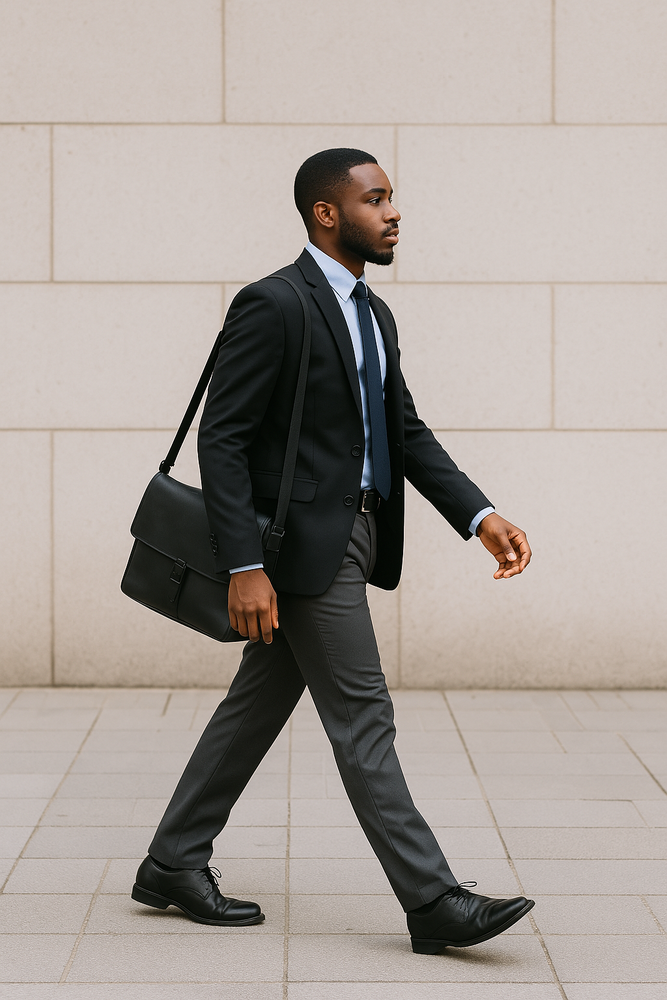
#> input picture cap1/w3.png, 667 x 1000 px, shrunk from 1024 x 1536 before the run
$ jupyter execute ex7.ipynb
#> lines starting #> are read from the running program, lines starting #| are printed output that depends on the picture
[cell 1]
import cv2
import matplotlib.pyplot as plt

[cell 2]
img = cv2.imread('w3.png')  # OpenCV carrega em BGR
#> img is the input picture: shape (1000, 667, 3); mean B, G, R 152.6, 158.6, 166.9
img_rgb = cv2.cvtColor(img, cv2.COLOR_BGR2RGB)  # Converter para RGB (Matplotlib)
plt.imshow(img_rgb)
plt.title('Original (RGB)')

### Conversões para Outros Espaços de Cor

#### BGR → Grayscale (Escala de Cinza)

[cell 3]
img_gray = cv2.cvtColor(img, cv2.COLOR_BGR2GRAY)
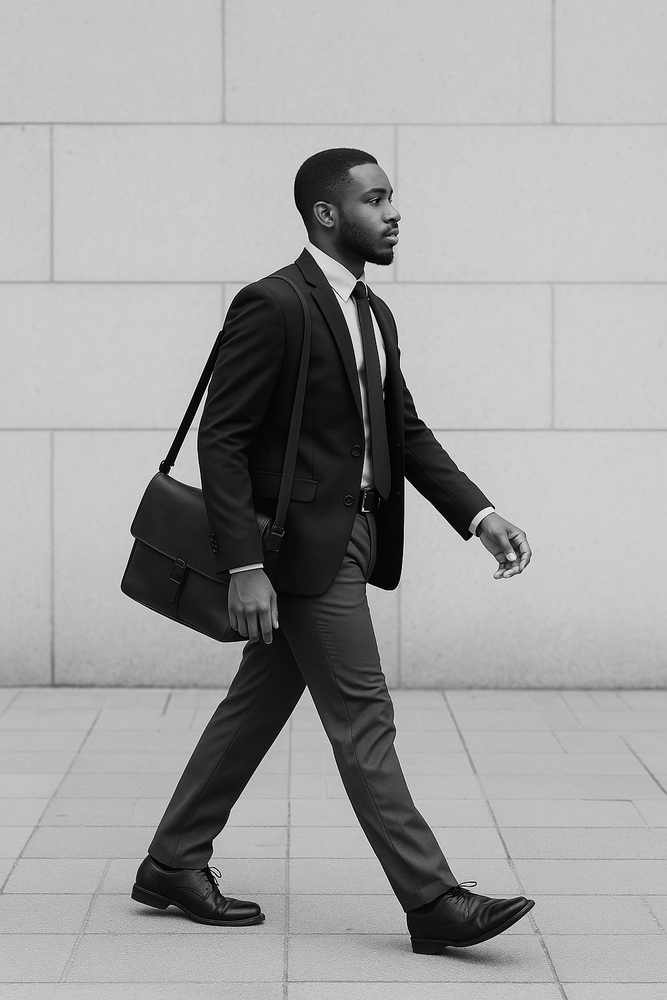
#> img_gray: shape (1000, 667); min 0, max 255, mean 160.4
plt.figure(figsize=(12, 6))
plt.subplot(1, 2, 1), plt.imshow(img_rgb), plt.title('Original (RGB)'), plt.axis('off')
plt.subplot(1, 2, 2), plt.imshow(img_gray, cmap='gray'), plt.title('Grayscale'), plt.axis('off')
plt.tight_layout(), plt.show()
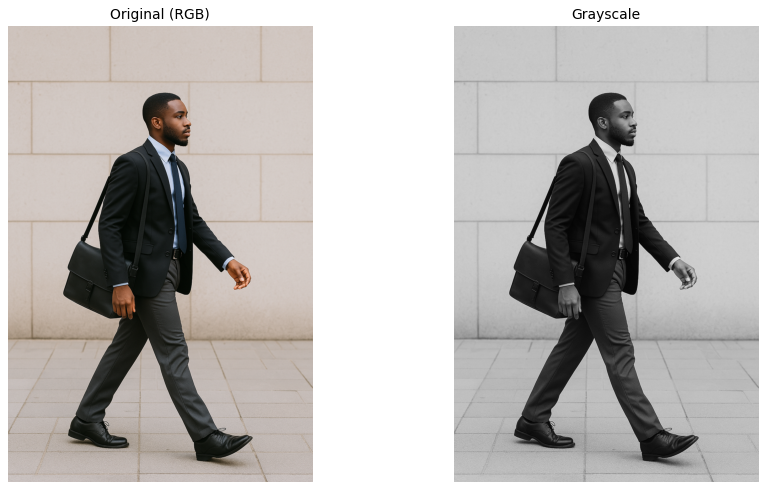
#> figure drawn by matplotlib, 2 panels

#### BGR → HSV (Matiz, Saturação, Valor)

[cell 4]
img_hsv = cv2.cvtColor(img, cv2.COLOR_BGR2HSV)
#> img_hsv: shape (1000, 667, 3); mean H, S, V 21.6, 30.6, 167.8
plt.figure(figsize=(12, 6))
plt.subplot(1, 2, 1), plt.imshow(img_rgb), plt.title('Original (RGB)'), plt.axis('off')
plt.subplot(1, 2, 2), plt.imshow(img_hsv), plt.title('HSV'), plt.axis('off')
plt.tight_layout(), plt.show()
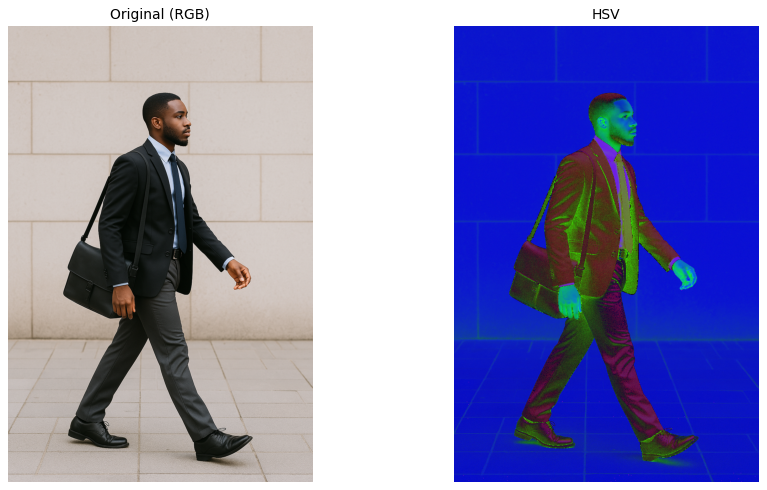
#> figure drawn by matplotlib, 2 panels

#### BGR → LAB (Luminância, Canais A/B)

[cell 5]
img_lab = cv2.cvtColor(img, cv2.COLOR_BGR2LAB)
#> img_lab: shape (1000, 667, 3); mean of channels 0, 1, 2 164.9, 129.9, 132.2
plt.figure(figsize=(12, 6))
plt.subplot(1, 2, 1), plt.imshow(img_rgb), plt.title('Original (RGB)'), plt.axis('off')
plt.subplot(1, 2, 2), plt.imshow(img_lab), plt.title('LAB'), plt.axis('off')
plt.tight_layout(), plt.show()
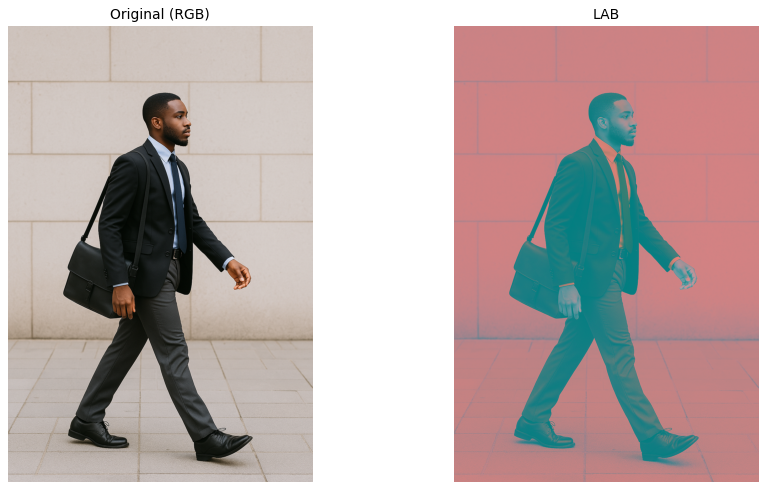
#> figure drawn by matplotlib, 2 panels

#### Visualização de Todos os Espaços de Cores

[cell 6]
plt.figure(figsize=(16, 4))
plt.subplot(1, 4, 1), plt.imshow(img_rgb), plt.title('RGB'), plt.axis('off')
plt.subplot(1, 4, 2), plt.imshow(img_gray, cmap='gray'), plt.title('Grayscale'), plt.axis('off')
plt.subplot(1, 4, 3), plt.imshow(img_hsv), plt.title('HSV'), plt.axis('off')
plt.subplot(1, 4, 4), plt.imshow(img_lab), plt.title('LAB'), plt.axis('off')
plt.tight_layout(), plt.show()

#### Para visualizar canais separados (ex: H, S, V):

[cell 7]
h, s, v = cv2.split(img_hsv)
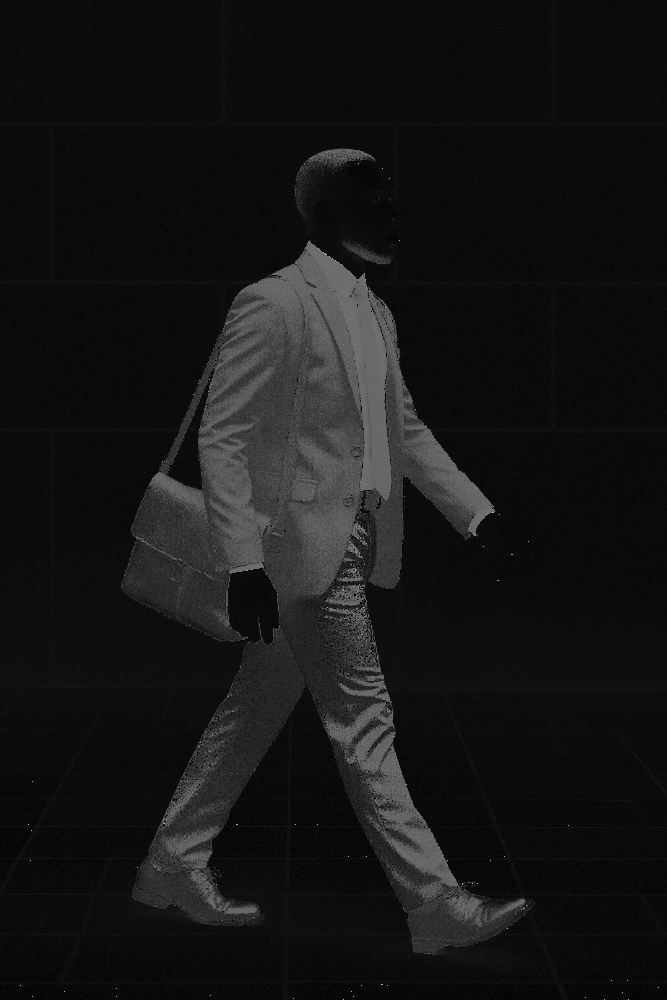
#> h: shape (1000, 667); min 0, max 179, mean 21.6
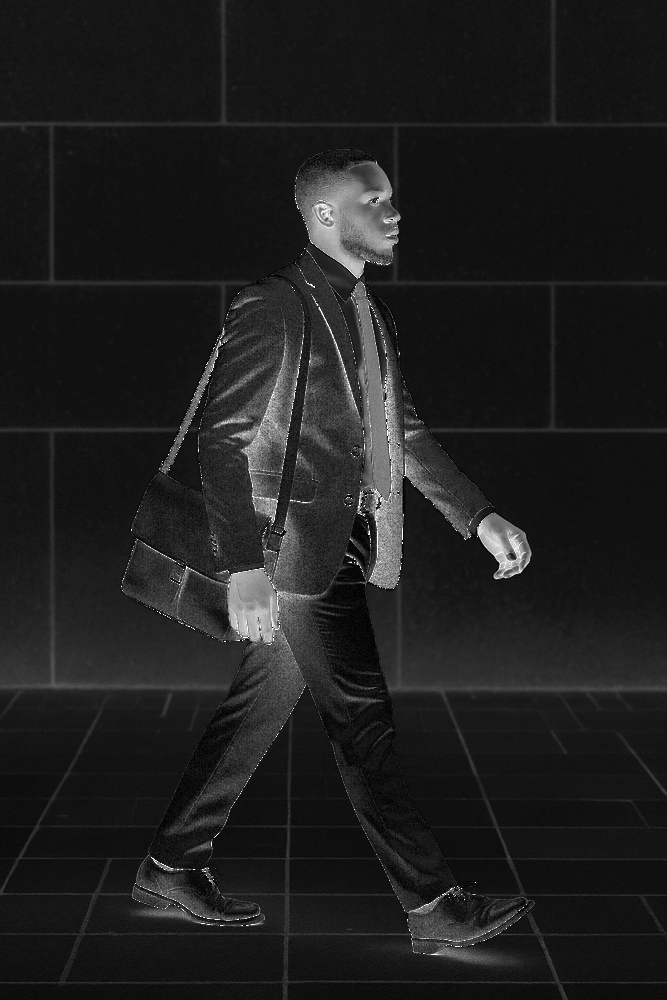
#> s: shape (1000, 667); min 0, max 255, mean 30.6
plt.imshow(h, cmap='gray'), plt.title('Canal H (Matiz)'), plt.axis('off'), plt.show()

$ run again, with cap1/w1.png copied over cap1/w3.png
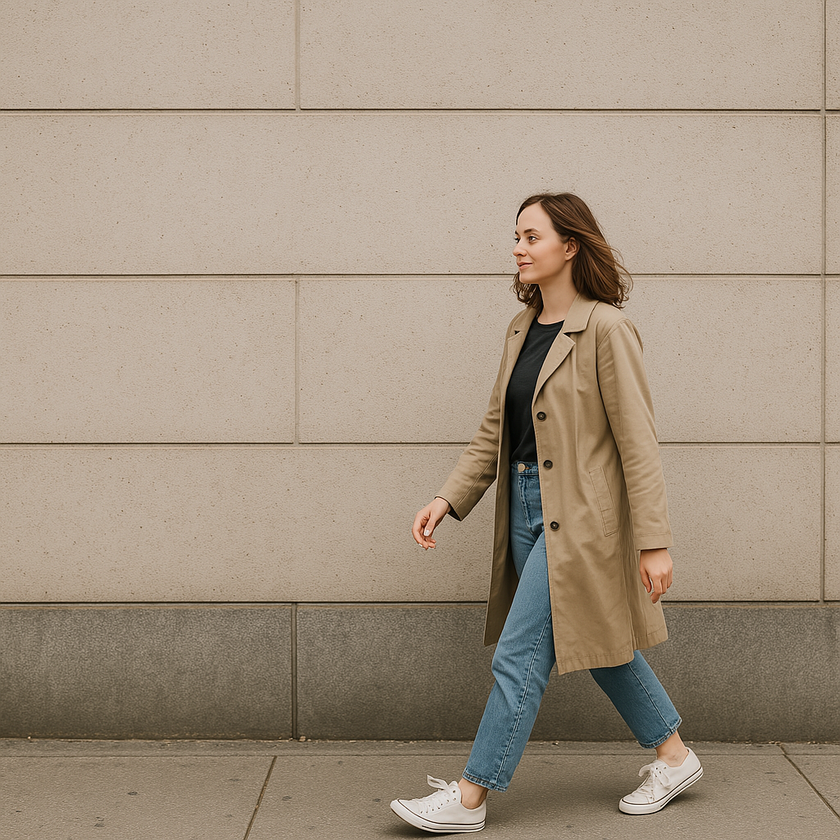
#> input picture cap1/w1.png, 840 x 840 px, shrunk from 1024 x 1024 before the run
#> img is the input picture: shape (840, 840, 3); mean B, G, R 130, 147.8, 163.2
#> img_hsv: shape (840, 840, 3); mean H, S, V 18.2, 58.7, 164
#> img_lab: shape (840, 840, 3); mean of channels 0, 1, 2 157.6, 130.9, 139.6
#> `h, s, v = cv2.split(img_hsv)`:
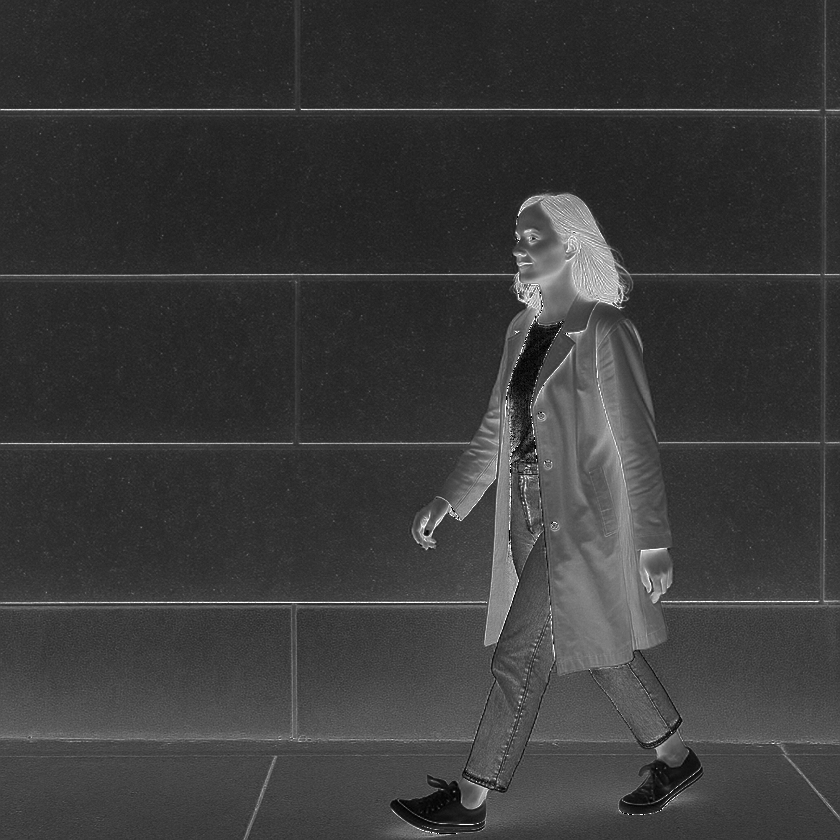
#> s: shape (840, 840); min 0, max 255, mean 58.7
#> `h, s, v = cv2.split(img_hsv)`:
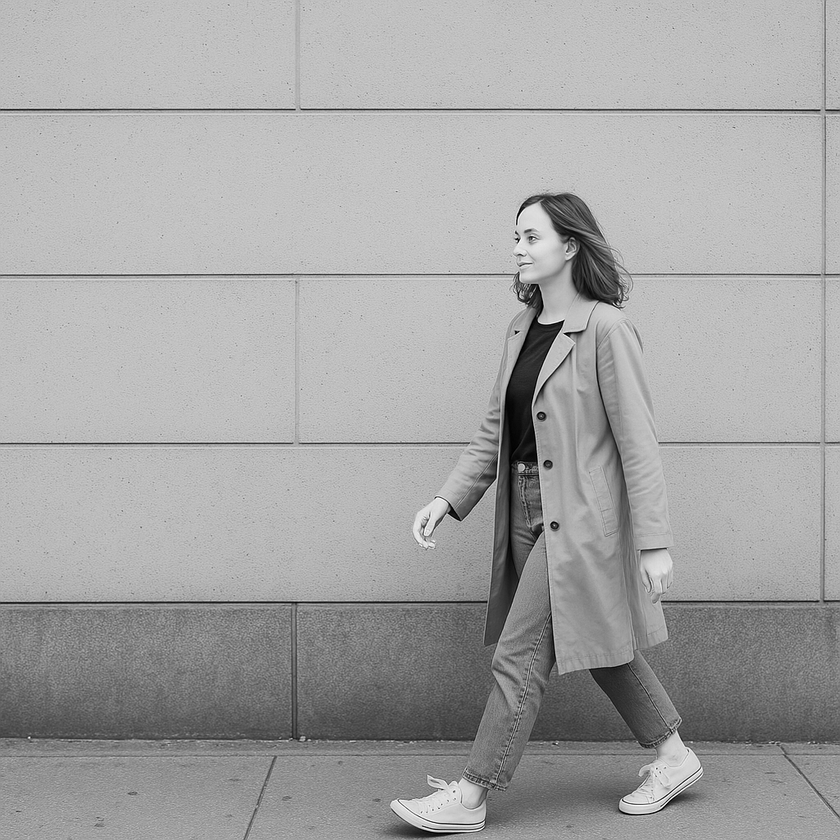
#> v: shape (840, 840); min 0, max 255, mean 164

$ run again, with cap1/w2.png copied over cap1/w3.png
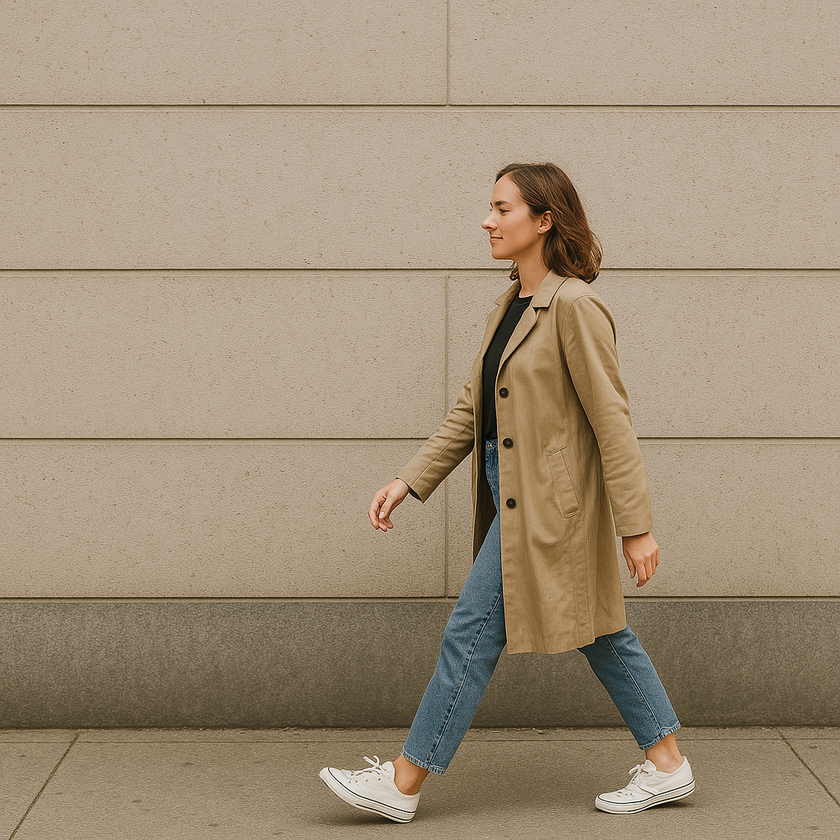
#> input picture cap1/w2.png, 840 x 840 px, shrunk from 1024 x 1024 before the run
#> img is the input picture: shape (840, 840, 3); mean B, G, R 121.1, 143.8, 160.9
#> img_hsv: shape (840, 840, 3); mean H, S, V 19.1, 69.1, 161.6
#> img_lab: shape (840, 840, 3); mean of channels 0, 1, 2 154, 130.9, 142.5
#> `h, s, v = cv2.split(img_hsv)`:
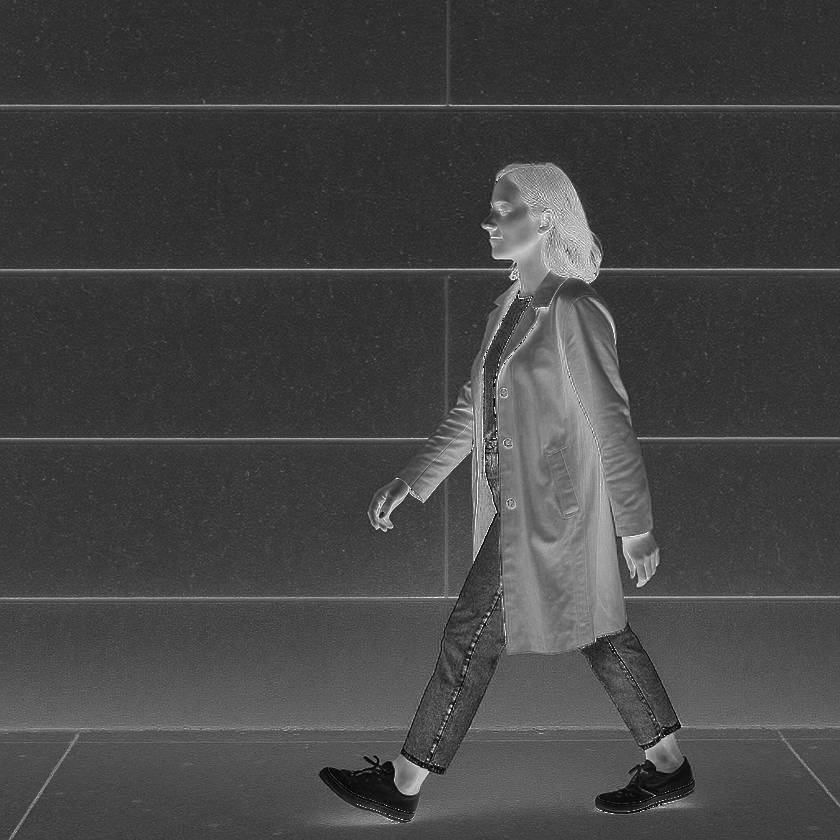
#> s: shape (840, 840); min 0, max 255, mean 69.1
#> `h, s, v = cv2.split(img_hsv)`:
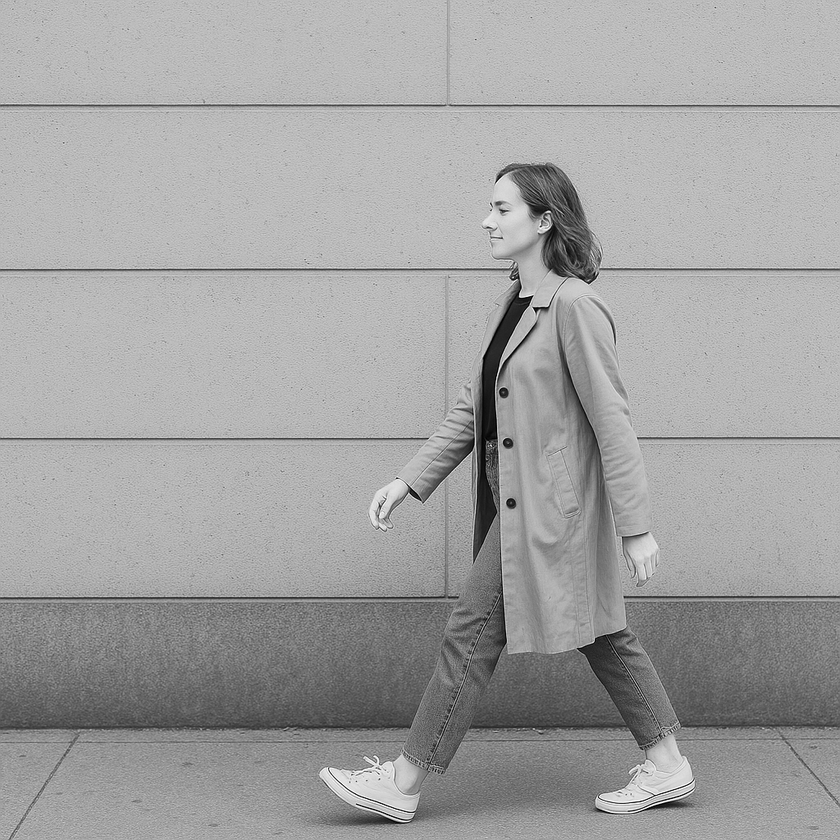
#> v: shape (840, 840); min 0, max 255, mean 161.6
